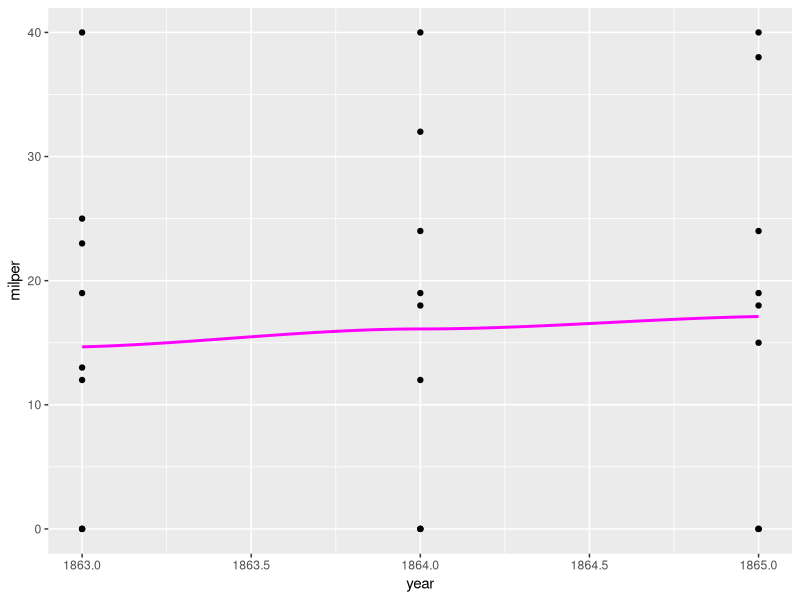

This chart was generated by the following R code:
## ---- chunk 1
knitr::opts_chunk$set(echo = TRUE)
## ---- chunk 2
library(haven)
CofWar <- read_dta("Data/NMC_5_0.dta")
View(CofWar)

CivilWar<-subset(CofWar, year==c("1863", "1864", "1865"))

CivilWar #why didn't this work?

#I'll work with what I have
CivilWar<-na.omit(CivilWar)
CivilWar.no<-subset(CivilWar, milper<200)

CivilWar.no
lm(milper~year, data=CivilWar.no)

library(ggplot2)
ggplot(CivilWar.no)+
  geom_point(aes(year, milper))+
  geom_smooth(aes(year, milper), method=loess, color="magenta", se=FALSE)

#it thinks that year is a continuous variable. I'll fix that and the other issue tomorrow.
